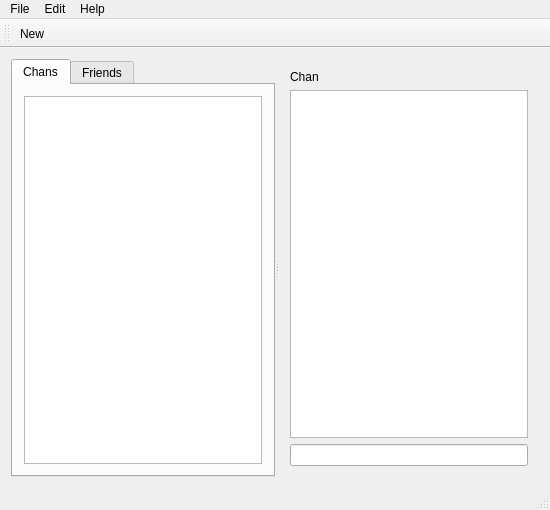
<?xml version="1.0" encoding="UTF-8"?>
<ui version="4.0">
 <class>MainWindow</class>
 <widget class="QMainWindow" name="MainWindow">
  <property name="geometry">
   <rect>
    <x>0</x>
    <y>0</y>
    <width>550</width>
    <height>510</height>
   </rect>
  </property>
  <property name="windowTitle">
   <string>MainWindow</string>
  </property>
  <widget class="QWidget" name="centralWidget">
   <layout class="QHBoxLayout" name="horizontalLayout">
    <item>
     <widget class="QSplitter" name="splitter">
      <property name="orientation">
       <enum>Qt::Horizontal</enum>
      </property>
      <widget class="QTabWidget" name="tabWidget">
       <property name="currentIndex">
        <number>0</number>
       </property>
       <widget class="QWidget" name="Chans">
        <attribute name="title">
         <string>Chans</string>
        </attribute>
        <layout class="QVBoxLayout" name="verticalLayout">
         <item>
          <widget class="QTreeWidget" name="treeWidget">
           <attribute name="headerVisible">
            <bool>false</bool>
           </attribute>
           <attribute name="headerVisible">
            <bool>false</bool>
           </attribute>
           <column>
            <property name="text">
             <string notr="true">1</string>
            </property>
           </column>
          </widget>
         </item>
        </layout>
       </widget>
       <widget class="QWidget" name="Friends">
        <attribute name="title">
         <string>Friends</string>
        </attribute>
        <layout class="QVBoxLayout" name="verticalLayout_2">
         <item>
          <widget class="QTreeWidget" name="treeWidget_2">
           <attribute name="headerVisible">
            <bool>false</bool>
           </attribute>
           <attribute name="headerVisible">
            <bool>false</bool>
           </attribute>
           <column>
            <property name="text">
             <string notr="true">1</string>
            </property>
           </column>
          </widget>
         </item>
        </layout>
       </widget>
      </widget>
      <widget class="QWidget" name="layoutWidget">
       <layout class="QVBoxLayout" name="verticalLayout_3">
        <item>
         <widget class="QLabel" name="label">
          <property name="text">
           <string>Chan</string>
          </property>
         </widget>
        </item>
        <item>
         <widget class="QPlainTextEdit" name="plainTextEdit">
          <property name="undoRedoEnabled">
           <bool>false</bool>
          </property>
          <property name="readOnly">
           <bool>true</bool>
          </property>
         </widget>
        </item>
        <item>
         <widget class="QLineEdit" name="lineEdit"/>
        </item>
       </layout>
      </widget>
     </widget>
    </item>
   </layout>
  </widget>
  <widget class="QMenuBar" name="menuBar">
   <property name="geometry">
    <rect>
     <x>0</x>
     <y>0</y>
     <width>550</width>
     <height>25</height>
    </rect>
   </property>
   <widget class="QMenu" name="menuFile">
    <property name="title">
     <string>File</string>
    </property>
    <addaction name="actionConnect"/>
    <addaction name="actionCreate_account"/>
    <addaction name="separator"/>
    <addaction name="actionQuit"/>
   </widget>
   <widget class="QMenu" name="menuEdit">
    <property name="title">
     <string>Edit</string>
    </property>
    <addaction name="separator"/>
    <addaction name="separator"/>
    <addaction name="actionPreferences"/>
   </widget>
   <widget class="QMenu" name="menuAbout">
    <property name="title">
     <string>Help</string>
    </property>
    <addaction name="actionHelp"/>
    <addaction name="separator"/>
    <addaction name="actionAbout_LiveJaming"/>
   </widget>
   <addaction name="menuFile"/>
   <addaction name="menuEdit"/>
   <addaction name="menuAbout"/>
  </widget>
  <widget class="QToolBar" name="mainToolBar">
   <attribute name="toolBarArea">
    <enum>TopToolBarArea</enum>
   </attribute>
   <attribute name="toolBarBreak">
    <bool>false</bool>
   </attribute>
   <addaction name="actionNew"/>
  </widget>
  <widget class="QStatusBar" name="statusBar"/>
  <action name="actionConnect">
   <property name="text">
    <string>Connect</string>
   </property>
  </action>
  <action name="actionCreate_account">
   <property name="text">
    <string>Create account</string>
   </property>
  </action>
  <action name="actionQuit">
   <property name="text">
    <string>Quit</string>
   </property>
   <property name="shortcut">
    <string>Ctrl+Q</string>
   </property>
  </action>
  <action name="actionPreferences">
   <property name="text">
    <string>Preferences</string>
   </property>
  </action>
  <action name="actionNew">
   <property name="text">
    <string>New</string>
   </property>
  </action>
  <action name="actionHelp">
   <property name="text">
    <string>Help</string>
   </property>
   <property name="shortcut">
    <string>F1</string>
   </property>
  </action>
  <action name="actionAbout_LiveJaming">
   <property name="text">
    <string>About LiveJaming</string>
   </property>
  </action>
 </widget>
 <layoutdefault spacing="6" margin="11"/>
 <resources/>
 <connections/>
</ui>
